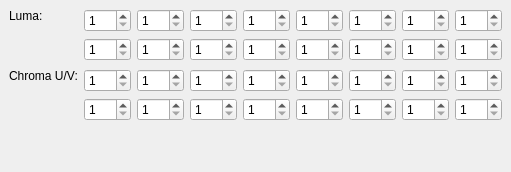
     <widget class="QWidget" name="tab" >
      <attribute name="title" >
       <string>Intra 4x4</string>
      </attribute>
      <layout class="QVBoxLayout" >
       <property name="margin" >
        <number>9</number>
       </property>
       <property name="spacing" >
        <number>6</number>
       </property>
       <item>
        <layout class="QHBoxLayout" >
         <property name="margin" >
          <number>0</number>
         </property>
         <property name="spacing" >
          <number>6</number>
         </property>
         <item>
          <layout class="QVBoxLayout" >
           <property name="margin" >
            <number>0</number>
           </property>
           <property name="spacing" >
            <number>6</number>
           </property>
           <item>
            <widget class="QLabel" name="label" >
             <property name="text" >
              <string>Luma:</string>
             </property>
            </widget>
           </item>
           <item>
            <spacer>
             <property name="orientation" >
              <enum>Qt::Vertical</enum>
             </property>
             <property name="sizeHint" >
              <size>
               <width>20</width>
               <height>40</height>
              </size>
             </property>
            </spacer>
           </item>
          </layout>
         </item>
         <item>
          <layout class="QGridLayout" >
           <property name="margin" >
            <number>0</number>
           </property>
           <property name="spacing" >
            <number>6</number>
           </property>
           <item row="1" column="7" >
            <widget class="QSpinBox" name="intra4x4Luma16SpinBox" >
             <property name="maximum" >
              <number>255</number>
             </property>
             <property name="minimum" >
              <number>1</number>
             </property>
            </widget>
           </item>
           <item row="0" column="3" >
            <widget class="QSpinBox" name="intra4x4Luma4SpinBox" >
             <property name="maximum" >
              <number>255</number>
             </property>
             <property name="minimum" >
              <number>1</number>
             </property>
            </widget>
           </item>
           <item row="1" column="3" >
            <widget class="QSpinBox" name="intra4x4Luma12SpinBox" >
             <property name="maximum" >
              <number>255</number>
             </property>
             <property name="minimum" >
              <number>1</number>
             </property>
            </widget>
           </item>
           <item row="0" column="6" >
            <widget class="QSpinBox" name="intra4x4Luma7SpinBox" >
             <property name="maximum" >
              <number>255</number>
             </property>
             <property name="minimum" >
              <number>1</number>
             </property>
            </widget>
           </item>
           <item row="1" column="5" >
            <widget class="QSpinBox" name="intra4x4Luma14SpinBox" >
             <property name="maximum" >
              <number>255</number>
             </property>
             <property name="minimum" >
              <number>1</number>
             </property>
            </widget>
           </item>
           <item row="1" column="0" >
            <widget class="QSpinBox" name="intra4x4Luma9SpinBox" >
             <property name="maximum" >
              <number>255</number>
             </property>
             <property name="minimum" >
              <number>1</number>
             </property>
            </widget>
           </item>
           <item row="1" column="4" >
            <widget class="QSpinBox" name="intra4x4Luma13SpinBox" >
             <property name="maximum" >
              <number>255</number>
             </property>
             <property name="minimum" >
              <number>1</number>
             </property>
            </widget>
           </item>
           <item row="1" column="2" >
            <widget class="QSpinBox" name="intra4x4Luma11SpinBox" >
             <property name="maximum" >
              <number>255</number>
             </property>
             <property name="minimum" >
              <number>1</number>
             </property>
            </widget>
           </item>
           <item row="0" column="5" >
            <widget class="QSpinBox" name="intra4x4Luma6SpinBox" >
             <property name="maximum" >
              <number>255</number>
             </property>
             <property name="minimum" >
              <number>1</number>
             </property>
            </widget>
           </item>
           <item row="1" column="6" >
            <widget class="QSpinBox" name="intra4x4Luma15SpinBox" >
             <property name="maximum" >
              <number>255</number>
             </property>
             <property name="minimum" >
              <number>1</number>
             </property>
            </widget>
           </item>
           <item row="0" column="2" >
            <widget class="QSpinBox" name="intra4x4Luma3SpinBox" >
             <property name="maximum" >
              <number>255</number>
             </property>
             <property name="minimum" >
              <number>1</number>
             </property>
            </widget>
           </item>
           <item row="0" column="0" >
            <widget class="QSpinBox" name="intra4x4Luma1SpinBox" >
             <property name="maximum" >
              <number>255</number>
             </property>
             <property name="minimum" >
              <number>1</number>
             </property>
            </widget>
           </item>
           <item row="0" column="7" >
            <widget class="QSpinBox" name="intra4x4Luma8SpinBox" >
             <property name="maximum" >
              <number>255</number>
             </property>
             <property name="minimum" >
              <number>1</number>
             </property>
            </widget>
           </item>
           <item row="1" column="1" >
            <widget class="QSpinBox" name="intra4x4Luma10SpinBox" >
             <property name="maximum" >
              <number>255</number>
             </property>
             <property name="minimum" >
              <number>1</number>
             </property>
            </widget>
           </item>
           <item row="0" column="1" >
            <widget class="QSpinBox" name="intra4x4Luma2SpinBox" >
             <property name="maximum" >
              <number>255</number>
             </property>
             <property name="minimum" >
              <number>1</number>
             </property>
            </widget>
           </item>
           <item row="0" column="4" >
            <widget class="QSpinBox" name="intra4x4Luma5SpinBox" >
             <property name="maximum" >
              <number>255</number>
             </property>
             <property name="minimum" >
              <number>1</number>
             </property>
            </widget>
           </item>
          </layout>
         </item>
        </layout>
       </item>
       <item>
        <layout class="QHBoxLayout" >
         <property name="margin" >
          <number>0</number>
         </property>
         <property name="spacing" >
          <number>6</number>
         </property>
         <item>
          <layout class="QVBoxLayout" >
           <property name="margin" >
            <number>0</number>
           </property>
           <property name="spacing" >
            <number>6</number>
           </property>
           <item>
            <widget class="QLabel" name="label_2" >
             <property name="text" >
              <string>Chroma U/V:</string>
             </property>
            </widget>
           </item>
           <item>
            <spacer>
             <property name="orientation" >
              <enum>Qt::Vertical</enum>
             </property>
             <property name="sizeHint" >
              <size>
               <width>20</width>
               <height>40</height>
              </size>
             </property>
            </spacer>
           </item>
          </layout>
         </item>
         <item>
          <layout class="QGridLayout" >
           <property name="margin" >
            <number>0</number>
           </property>
           <property name="spacing" >
            <number>6</number>
           </property>
           <item row="1" column="7" >
            <widget class="QSpinBox" name="intraChroma16SpinBox" >
             <property name="maximum" >
              <number>255</number>
             </property>
             <property name="minimum" >
              <number>1</number>
             </property>
            </widget>
           </item>
           <item row="0" column="3" >
            <widget class="QSpinBox" name="intraChroma4SpinBox" >
             <property name="maximum" >
              <number>255</number>
             </property>
             <property name="minimum" >
              <number>1</number>
             </property>
            </widget>
           </item>
           <item row="1" column="3" >
            <widget class="QSpinBox" name="intraChroma12SpinBox" >
             <property name="maximum" >
              <number>255</number>
             </property>
             <property name="minimum" >
              <number>1</number>
             </property>
            </widget>
           </item>
           <item row="0" column="6" >
            <widget class="QSpinBox" name="intraChroma7SpinBox" >
             <property name="maximum" >
              <number>255</number>
             </property>
             <property name="minimum" >
              <number>1</number>
             </property>
            </widget>
           </item>
           <item row="1" column="5" >
            <widget class="QSpinBox" name="intraChroma14SpinBox" >
             <property name="maximum" >
              <number>255</number>
             </property>
             <property name="minimum" >
              <number>1</number>
             </property>
            </widget>
           </item>
           <item row="1" column="0" >
            <widget class="QSpinBox" name="intraChroma9SpinBox" >
             <property name="maximum" >
              <number>255</number>
             </property>
             <property name="minimum" >
              <number>1</number>
             </property>
            </widget>
           </item>
           <item row="1" column="4" >
            <widget class="QSpinBox" name="intraChroma13SpinBox" >
             <property name="maximum" >
              <number>255</number>
             </property>
             <property name="minimum" >
              <number>1</number>
             </property>
            </widget>
           </item>
           <item row="1" column="2" >
            <widget class="QSpinBox" name="intraChroma11SpinBox" >
             <property name="maximum" >
              <number>255</number>
             </property>
             <property name="minimum" >
              <number>1</number>
             </property>
            </widget>
           </item>
           <item row="0" column="5" >
            <widget class="QSpinBox" name="intraChroma6SpinBox" >
             <property name="maximum" >
              <number>255</number>
             </property>
             <property name="minimum" >
              <number>1</number>
             </property>
            </widget>
           </item>
           <item row="1" column="6" >
            <widget class="QSpinBox" name="intraChroma15SpinBox" >
             <property name="maximum" >
              <number>255</number>
             </property>
             <property name="minimum" >
              <number>1</number>
             </property>
            </widget>
           </item>
           <item row="0" column="2" >
            <widget class="QSpinBox" name="intraChroma3SpinBox" >
             <property name="maximum" >
              <number>255</number>
             </property>
             <property name="minimum" >
              <number>1</number>
             </property>
            </widget>
           </item>
           <item row="0" column="0" >
            <widget class="QSpinBox" name="intraChroma1SpinBox" >
             <property name="maximum" >
              <number>255</number>
             </property>
             <property name="minimum" >
              <number>1</number>
             </property>
            </widget>
           </item>
           <item row="0" column="7" >
            <widget class="QSpinBox" name="intraChroma8SpinBox" >
             <property name="maximum" >
              <number>255</number>
             </property>
             <property name="minimum" >
              <number>1</number>
             </property>
            </widget>
           </item>
           <item row="1" column="1" >
            <widget class="QSpinBox" name="intraChroma10SpinBox" >
             <property name="maximum" >
              <number>255</number>
             </property>
             <property name="minimum" >
              <number>1</number>
             </property>
            </widget>
           </item>
           <item row="0" column="1" >
            <widget class="QSpinBox" name="intraChroma2SpinBox" >
             <property name="maximum" >
              <number>255</number>
             </property>
             <property name="minimum" >
              <number>1</number>
             </property>
            </widget>
           </item>
           <item row="0" column="4" >
            <widget class="QSpinBox" name="intraChroma5SpinBox" >
             <property name="maximum" >
              <number>255</number>
             </property>
             <property name="minimum" >
              <number>1</number>
             </property>
            </widget>
           </item>
          </layout>
         </item>
        </layout>
       </item>
       <item>
        <spacer>
         <property name="orientation" >
          <enum>Qt::Vertical</enum>
         </property>
         <property name="sizeHint" >
          <size>
           <width>20</width>
           <height>40</height>
          </size>
         </property>
        </spacer>
       </item>
      </layout>
     </widget>
